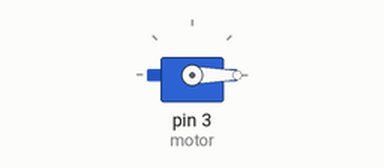
Recording of a sketch running on a simulated Arduino Uno, built with avr-gcc and run on an emulated ATmega328P. Shown: servo.

Above: at 0.05 s.
At 2.0 s:
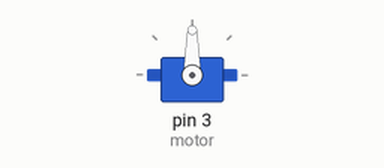
At 3.0 s:
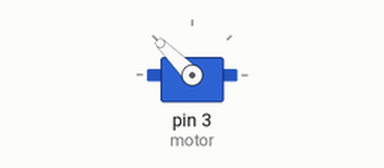
At 4.0 s:
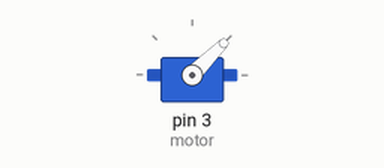
Timing chart, 0 to 5.2 s (numbered marks = the images above):
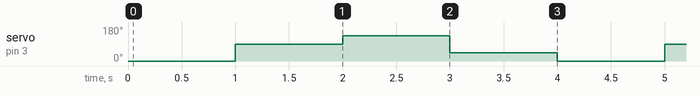

Measured:
- by itself, servo on pin 3 (motor): repeats every 4.0 s: 135° 1.0 s, 45° 1.0 s, 0° 1.0 s, 90° 1.0 s

The sketch:

micro_servo_motor_sm_s2309s_1.ino
```cpp
#include <Servo.h>

Servo motor;

void setup(){
  motor.attach(3);
  motor.write(0);
}

void loop(){
  delay(1000);
  motor.write(90);

  delay(1000);
  motor.write(135);

  delay(1000);
  motor.write(45);

  delay(1000);
  motor.write(0);
}
```
